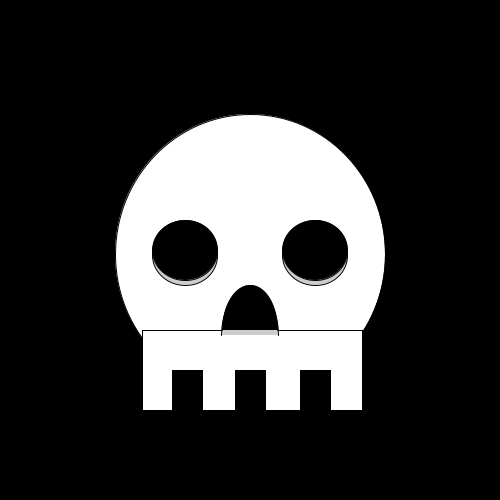
Frame 1 (no input)
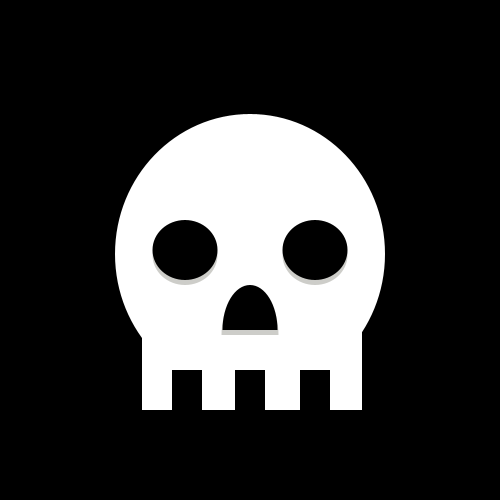
Frame 60 (the mouse pressed at the canvas centre just before this capture)
Frame 120 (the mouse held since frame 60 and released just before this capture): identical to frame 60, image omitted

The Processing sketch that drew these frames (run headless with seeded random() and noise(); from frame 60 on, the mouse is pressed at the canvas centre):

// Processing sketch: processing_20712
// ── processing_20712.pde

//Kyle Lleses 
//PS1-2

void setup () {
  size (500, 500);
  smooth ();
}

void draw () {
  background (0, 0, 0);

  fill (255, 255, 255);
  ellipse (250, 254, 270, 280);

  // teeth
  fill (255, 255, 255);
  rect (142, 330, 220, 80);

  fill (0, 0, 0);
  rect (172, 370, 30, 40);
  rect (235, 370, 30, 40);
  rect (300, 370, 30, 40);

  //outer eye
  fill (205, 205, 201);
  ellipse (185, 255, 65, 60);
  ellipse (315, 255, 65, 60);
  //eyes
  fill (0, 0, 0);
  ellipse (185, 250, 65, 60);
  ellipse (315, 250, 65, 60);

  //noseh
  fill (205, 205, 201);
  arc (250, 335, 57, 93, PI, TWO_PI);
  //nose
  fill (0, 0, 0);
  arc (250, 330, 55, 90, PI, TWO_PI);


  noStroke();
}
